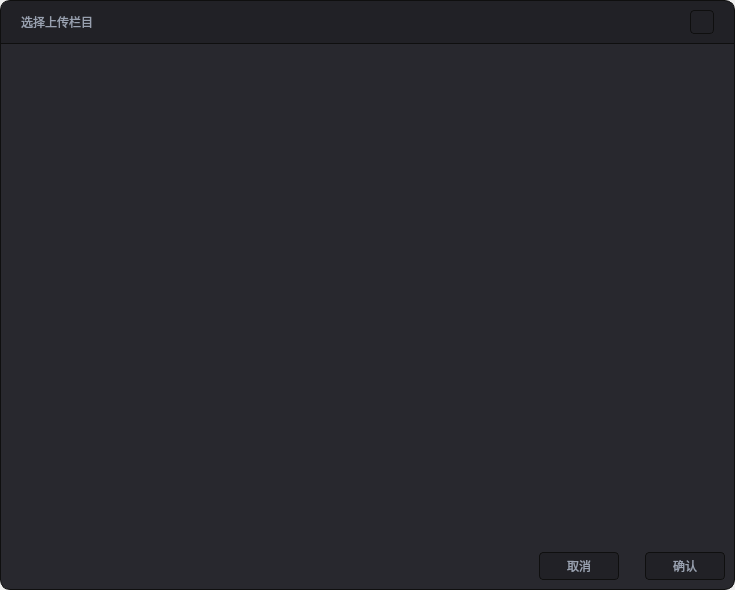
<?xml version="1.0" encoding="UTF-8"?>
<ui version="4.0">
 <class>CloumnChoosenWidget</class>
 <widget class="QWidget" name="CloumnChoosenWidget">
  <property name="geometry">
   <rect>
    <x>0</x>
    <y>0</y>
    <width>735</width>
    <height>590</height>
   </rect>
  </property>
  <property name="windowTitle">
   <string>CloumnChoosenWidget</string>
  </property>
  <property name="styleSheet">
   <string notr="true">QFrame#contentFrame
{
background-color:#28282E;
border-top : 0px solid #0F0F0F;
border-left : 1px solid #0F0F0F;
border-right : 1px solid #0F0F0F;
border-bottom : 1px solid #0F0F0F;
border-bottom-left-radius:10px;
border-bottom-right-radius:10px;
}

QFrame#titleFrame
{
border-top : 1px solid #0F0F0F;
border-left : 1px solid #0F0F0F;
border-right : 1px solid #0F0F0F;
border-bottom : 1px solid #0F0F0F;
background-color:#212126;
border-top-left-radius:10px;
border-top-right-radius:10px;
}

QPushButton
{
  selection-background-color: #40404A;
  selection-color: #3B3B41;
  color: #99A1B0;
  height:24px;
  background-color: #212126;
  border-style: solid;
  border: 1px solid #0F0F0F;
  border-radius: 4;
  padding: 1px 0px 1px 2px;
  font-size: 12px;
  font-family:Microsoft YaHei UI;
  padding-left:0px;
}
QPushButton:hover
{
 background-color: #2F2F34;
}

QCheckBox,
QLabel
{
color:#99A1B0;
font-size:12px;
font-family:Microsoft YaHei UI;
}
QFrame#line,
#line_1,
#line_2,
#line_3,
#line_4
{
background-color:#353539;
}
QComboBox QAbstractItemView { outline: 0px;}
QLineEdit,
QComboBox{
  subcontrol-origin: padding;
  subcontrol-position: top right;
  selection-background-color: #40404A;
  selection-color: #3B3B41;
  color: #99A1B0;
  height:24px;
  background-color: #212126;
  border-style: solid;
  border: 1px solid #0F0F0F;
  border-radius: 4;
  padding: 1px 0px 1px 2px;
  font-size: 12px;
  font-family:Microsoft YaHei UI;
  padding-left:8px;
  }


  QComboBOx:hover
  {
  border: 1px #40404A;
  background-color:#40404A;
  color: white;
  }


  QComboBox:on
  {
  padding-top: 0px;
  padding-left: 0px;
  color: #99A1B0;
  background-color: #40404A;
  selection-background-color: #3B3B41;
  }

  QComboBox:!on
  {
  color: #99A1B0;
  }


  QComboBox QAbstractItemView
  {
  border: 0px solid darkgray;
  color: white;
  background-color:#212126;
  selection-background-color: #454549;
height:24px;
  }


  QComboBox QAbstractItemView::item
  {
  qproperty-elide-mode: '...';
  height:24px;
outline: 0px;
  }


  QComboBox::drop-down
  {
  subcontrol-origin: padding;
  subcontrol-position: top right;
  width: 15px;
  color: white;
  border-left-width: 0px;
  border-left-color: darkgray;
  border-left-style: solid;
  border-top-right-radius: 2px;
  border-bottom-right-radius: 2px;
  padding-right: 0px;
  }

  QComboBox::down-arrow
  {
  image: url(:/icons/images/comboBoxExpander.svg);
  width: 8px;
  height: 4px;
  }

QListWidget{outline:0px;}
QListView {
  border-radius: 4px;
  padding: 5px;
  margin: 0px;
}

QTableView::item,
QTreeView::item,
QListView::item {
  padding: 5px;
  height: 22px;
  color: #99A1B0;
  selection-color: white;
  border-color: transparent; 
  border-radius: 4px;
outline: 0px;
}



QTableView:item:selected,
QTreeView::item:selected,
QListView::item:selected {
  background-color: #40404A;
  selection-background-color:  #3B3B41;
  color: #99A1B0;
  selection-color:  white;
  border-radius: 4px;
}

QTableView:item:selected:focus,
QTreeView::item:selected:focus,
QListView::item:selected:focus {
  background-color: #40404A;
  selection-background-color:#3B3B41;
  color:  #99A1B0;
  selection-color: white; 
}
</string>
  </property>
  <layout class="QVBoxLayout" name="verticalLayout">
   <property name="spacing">
    <number>0</number>
   </property>
   <property name="leftMargin">
    <number>0</number>
   </property>
   <property name="topMargin">
    <number>0</number>
   </property>
   <property name="rightMargin">
    <number>0</number>
   </property>
   <property name="bottomMargin">
    <number>0</number>
   </property>
   <item>
    <widget class="QFrame" name="titleFrame">
     <property name="frameShape">
      <enum>QFrame::StyledPanel</enum>
     </property>
     <property name="frameShadow">
      <enum>QFrame::Raised</enum>
     </property>
     <layout class="QHBoxLayout" name="horizontalLayout_2">
      <property name="leftMargin">
       <number>20</number>
      </property>
      <property name="rightMargin">
       <number>20</number>
      </property>
      <item>
       <widget class="QLabel" name="label">
        <property name="text">
         <string>选择上传栏目</string>
        </property>
       </widget>
      </item>
      <item>
       <spacer name="horizontalSpacer_3">
        <property name="orientation">
         <enum>Qt::Horizontal</enum>
        </property>
        <property name="sizeHint" stdset="0">
         <size>
          <width>40</width>
          <height>20</height>
         </size>
        </property>
       </spacer>
      </item>
      <item>
       <widget class="QPushButton" name="closeButton">
        <property name="minimumSize">
         <size>
          <width>24</width>
          <height>24</height>
         </size>
        </property>
        <property name="maximumSize">
         <size>
          <width>24</width>
          <height>24</height>
         </size>
        </property>
        <property name="text">
         <string/>
        </property>
        <property name="icon">
         <iconset resource="../../resource.qrc">
          <normaloff>:/icons/images/close.svg</normaloff>:/icons/images/close.svg</iconset>
        </property>
       </widget>
      </item>
     </layout>
    </widget>
   </item>
   <item>
    <widget class="QFrame" name="contentFrame">
     <property name="frameShape">
      <enum>QFrame::StyledPanel</enum>
     </property>
     <property name="frameShadow">
      <enum>QFrame::Raised</enum>
     </property>
     <layout class="QVBoxLayout" name="verticalLayout_2">
      <item>
       <widget class="QStackedWidget" name="m_stackedContent">
        <property name="sizePolicy">
         <sizepolicy hsizetype="Expanding" vsizetype="Expanding">
          <horstretch>0</horstretch>
          <verstretch>0</verstretch>
         </sizepolicy>
        </property>
        <property name="styleSheet">
         <string notr="true">QStackedWidget &gt; QWidget{
background: #00ff0000;
}</string>
        </property>
        <property name="currentIndex">
         <number>0</number>
        </property>
        <widget class="NetworkColumnAndFoklerWidget" name="m_uploader"/>
        <widget class="DisableView" name="m_disableView"/>
       </widget>
      </item>
      <item>
       <layout class="QHBoxLayout" name="horizontalLayout">
        <item>
         <widget class="QLabel" name="m_bottomNotice">
          <property name="text">
           <string/>
          </property>
         </widget>
        </item>
        <item>
         <spacer name="horizontalSpacer">
          <property name="orientation">
           <enum>Qt::Horizontal</enum>
          </property>
          <property name="sizeHint" stdset="0">
           <size>
            <width>40</width>
            <height>20</height>
           </size>
          </property>
         </spacer>
        </item>
        <item>
         <widget class="QPushButton" name="cancelButton">
          <property name="minimumSize">
           <size>
            <width>80</width>
            <height>26</height>
           </size>
          </property>
          <property name="text">
           <string>取消</string>
          </property>
         </widget>
        </item>
        <item>
         <spacer name="horizontalSpacer_2">
          <property name="orientation">
           <enum>Qt::Horizontal</enum>
          </property>
          <property name="sizeType">
           <enum>QSizePolicy::Fixed</enum>
          </property>
          <property name="sizeHint" stdset="0">
           <size>
            <width>20</width>
            <height>20</height>
           </size>
          </property>
         </spacer>
        </item>
        <item>
         <widget class="QPushButton" name="sureButton">
          <property name="minimumSize">
           <size>
            <width>80</width>
            <height>26</height>
           </size>
          </property>
          <property name="text">
           <string>确认</string>
          </property>
         </widget>
        </item>
       </layout>
      </item>
     </layout>
    </widget>
   </item>
  </layout>
 </widget>
 <customwidgets>
  <customwidget>
   <class>NetworkColumnAndFoklerWidget</class>
   <extends>QWidget</extends>
   <header>networkcolumnandfoklerwidget.h</header>
   <container>1</container>
  </customwidget>
  <customwidget>
   <class>DisableView</class>
   <extends>QWidget</extends>
   <header>disableview.h</header>
   <container>1</container>
  </customwidget>
 </customwidgets>
 <resources>
  <include location="../../resource.qrc"/>
 </resources>
 <connections/>
</ui>
